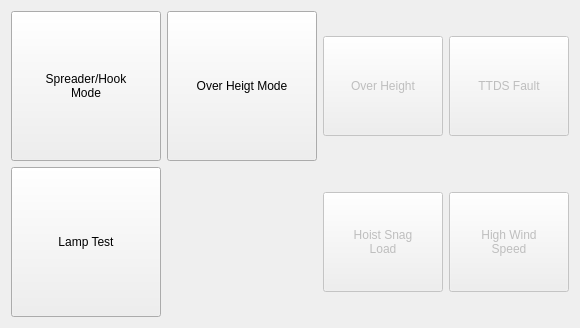
      <widget class="QWidget" name="spreaderPage">
       <layout class="QGridLayout" name="gridLayout_3">
        <item row="0" column="0">
         <widget class="QPushButton" name="spHookModeButton">
          <property name="minimumSize">
           <size>
            <width>150</width>
            <height>150</height>
           </size>
          </property>
          <property name="maximumSize">
           <size>
            <width>150</width>
            <height>150</height>
           </size>
          </property>
          <property name="text">
           <string>Spreader/Hook
Mode</string>
          </property>
          <property name="checkable">
           <bool>true</bool>
          </property>
         </widget>
        </item>
        <item row="0" column="1">
         <widget class="QPushButton" name="overHeightModeButton">
          <property name="minimumSize">
           <size>
            <width>150</width>
            <height>150</height>
           </size>
          </property>
          <property name="maximumSize">
           <size>
            <width>150</width>
            <height>150</height>
           </size>
          </property>
          <property name="text">
           <string>Over Heigt Mode</string>
          </property>
          <property name="checkable">
           <bool>true</bool>
          </property>
         </widget>
        </item>
        <item row="0" column="2">
         <widget class="QToolButton" name="overHeightIndicator">
          <property name="enabled">
           <bool>false</bool>
          </property>
          <property name="minimumSize">
           <size>
            <width>120</width>
            <height>100</height>
           </size>
          </property>
          <property name="text">
           <string>Over Height</string>
          </property>
          <property name="icon">
           <iconset>
            <normaloff>UI/resources/greenlight.png</normaloff>UI/resources/greenlight.png</iconset>
          </property>
          <property name="iconSize">
           <size>
            <width>80</width>
            <height>80</height>
           </size>
          </property>
          <property name="checkable">
           <bool>true</bool>
          </property>
          <property name="toolButtonStyle">
           <enum>Qt::ToolButtonTextUnderIcon</enum>
          </property>
         </widget>
        </item>
        <item row="0" column="3">
         <widget class="QToolButton" name="ttdsFaultIndicator">
          <property name="enabled">
           <bool>false</bool>
          </property>
          <property name="minimumSize">
           <size>
            <width>120</width>
            <height>100</height>
           </size>
          </property>
          <property name="text">
           <string>TTDS Fault</string>
          </property>
          <property name="icon">
           <iconset>
            <normaloff>UI/resources/greenlight.png</normaloff>UI/resources/greenlight.png</iconset>
          </property>
          <property name="iconSize">
           <size>
            <width>80</width>
            <height>80</height>
           </size>
          </property>
          <property name="checkable">
           <bool>true</bool>
          </property>
          <property name="toolButtonStyle">
           <enum>Qt::ToolButtonTextUnderIcon</enum>
          </property>
         </widget>
        </item>
        <item row="1" column="0">
         <widget class="QPushButton" name="lampTestButton">
          <property name="minimumSize">
           <size>
            <width>150</width>
            <height>150</height>
           </size>
          </property>
          <property name="maximumSize">
           <size>
            <width>150</width>
            <height>150</height>
           </size>
          </property>
          <property name="text">
           <string>Lamp Test</string>
          </property>
          <property name="checkable">
           <bool>true</bool>
          </property>
         </widget>
        </item>
        <item row="1" column="2">
         <widget class="QToolButton" name="hoistSnagLoadIndicator">
          <property name="enabled">
           <bool>false</bool>
          </property>
          <property name="minimumSize">
           <size>
            <width>120</width>
            <height>100</height>
           </size>
          </property>
          <property name="text">
           <string>Hoist Snag
Load</string>
          </property>
          <property name="icon">
           <iconset>
            <normaloff>UI/resources/greenlight.png</normaloff>UI/resources/greenlight.png</iconset>
          </property>
          <property name="iconSize">
           <size>
            <width>80</width>
            <height>80</height>
           </size>
          </property>
          <property name="checkable">
           <bool>true</bool>
          </property>
          <property name="toolButtonStyle">
           <enum>Qt::ToolButtonTextUnderIcon</enum>
          </property>
         </widget>
        </item>
        <item row="1" column="3">
         <widget class="QToolButton" name="highWindSpeedIndicator">
          <property name="enabled">
           <bool>false</bool>
          </property>
          <property name="minimumSize">
           <size>
            <width>120</width>
            <height>100</height>
           </size>
          </property>
          <property name="text">
           <string>High Wind
Speed</string>
          </property>
          <property name="icon">
           <iconset>
            <normaloff>UI/resources/greenlight.png</normaloff>UI/resources/greenlight.png</iconset>
          </property>
          <property name="iconSize">
           <size>
            <width>80</width>
            <height>80</height>
           </size>
          </property>
          <property name="checkable">
           <bool>true</bool>
          </property>
          <property name="toolButtonStyle">
           <enum>Qt::ToolButtonTextUnderIcon</enum>
          </property>
         </widget>
        </item>
       </layout>
      </widget>
